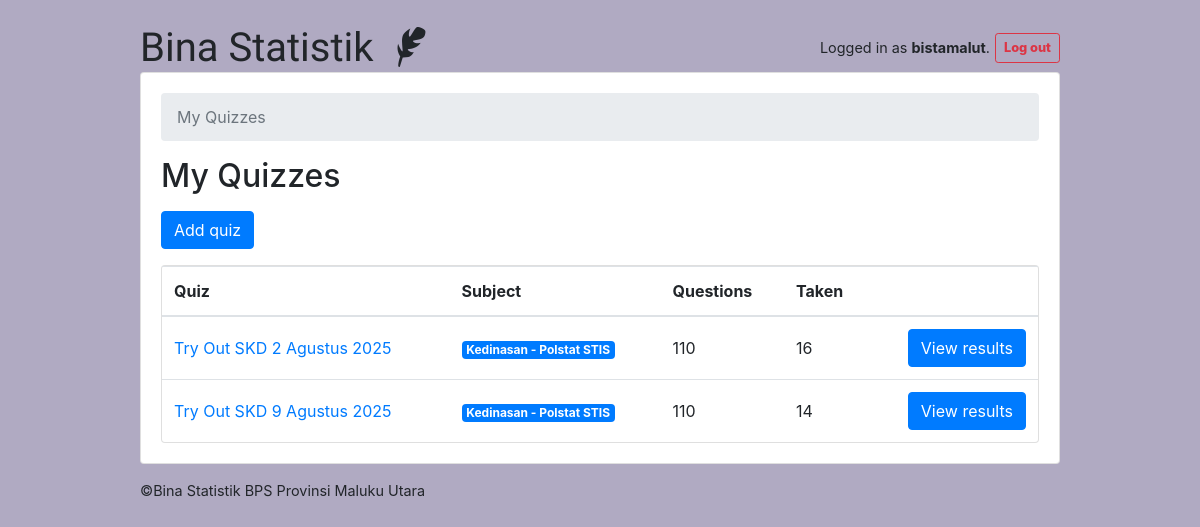
The app's page /teachers/ (signed in) with its own data.
### classroom/models.py (models this page shows, shortened)
class User(AbstractUser):
    is_student = models.BooleanField(default=False)
    is_teacher = models.BooleanField(default=False)

class Quiz(models.Model):
    owner = models.ForeignKey(User, on_delete=models.CASCADE, related_name='quizzes')
    name = models.CharField(max_length=255)
    duration_minutes = models.PositiveIntegerField(default=10)
    subject = models.ForeignKey(Subject, on_delete=models.CASCADE, related_name='quizzes')

class Subject(models.Model):
    name = models.CharField(max_length=30)
    color = models.CharField(max_length=7, default='#007bff')
    def get_html_badge(self):
        name = escape(self.name)
        color = escape(self.color)
        html = '<span class="badge badge-primary" style="background-color: %s">%s</span>' % (color, name)
        return mark_safe(html)

### classroom/views/teachers.py (the view)
# urls.py: path('', students.QuizListView.as_view(), name='quiz_list'),
@method_decorator([login_required, teacher_required], name='dispatch')
class QuizListView(ListView):
    model = Quiz
    ordering = ('name', )
    context_object_name = 'quizzes'
    template_name = 'classroom/teachers/quiz_change_list.html'
    def get_queryset(self):
        queryset = self.request.user.quizzes \
            .select_related('subject') \
            .annotate(questions_count=Count('questions', distinct=True)) \
            .annotate(taken_count=Count('taken_quizzes', distinct=True))
        return queryset

### classroom/templates/classroom/teachers/quiz_change_list.html
{% extends 'base.html' %}
{% block content %}
  <nav aria-label="breadcrumb">
    <ol class="breadcrumb">
      <li class="breadcrumb-item active" aria-current="page">My Quizzes</li>
    </ol>
  </nav>
  <h2 class="mb-3">My Quizzes</h2>
  <a href="{% url 'teachers:quiz_add' %}" class="btn btn-primary mb-3" role="button">Add quiz</a>
  <div class="card">
    <table class="table mb-0">
      <thead>
        <tr>
          <th>Quiz</th>
          <th>Subject</th>
          <th>Questions</th>
          <th>Taken</th>
          <th></th>
        </tr>
      </thead>
      <tbody>
        {% for quiz in quizzes %}
          <tr>
            <td class="align-middle"><a href="{% url 'teachers:quiz_change' quiz.pk %}">{{ quiz.name }}</a></td>
            <td class="align-middle">{{ quiz.subject.get_html_badge }}</td>
            <td class="align-middle">{{ quiz.questions_count }}</td>
            <td class="align-middle">{{ quiz.taken_count }}</td>
            <td class="text-right">
              <a href="{% url 'teachers:quiz_results' quiz.pk %}" class="btn btn-primary">View results</a>
            </td>
          </tr>
        {% empty %}
          <tr>
            <td class="bg-light text-center font-italic" colspan="5">You haven't created any quiz yet.</td>
          </tr>
        {% endfor %}
      </tbody>
    </table>
  </div>
{% endblock %}

### templates/base.html (shortened to what this page needs)
{% load static %}<!doctype html>
<html lang="en">
  <head>
    <link rel="stylesheet" href="https://maxcdn.bootstrapcdn.com/bootstrap/4.0.0/css/bootstrap.min.css">
    <link rel="stylesheet" type="text/css" href="{% static 'vendor/fontello-2f186091/css/fontello.css' %}">
    <link rel="stylesheet" type="text/css" href="{% static 'css/app.css' %}">
    {% if user.is_authenticated and user.is_teacher %}
      <link rel="stylesheet" type="text/css" href="{% static 'css/teachers.css' %}">
    {% else %}
      <link rel="stylesheet" type="text/css" href="{% static 'css/students.css' %}">
    {% endif %}
  </head>
  <body>
    <div class="container my-4">
      <div class="row justify-content-center">
        <div class="col-md-10 col-sm-14">
          <div class="row align-items-center">
            <div class="col-6 d-flex align-items-center">
              <h1 class="logo mb-0">
                <a href="{% url 'home' %}">
                  Bina Statistik
                  {% if user.is_authenticated %}
                    {% if user.is_teacher %}
                      <span class="icon-feather" data-toggle="tooltip" data-placement="right" title="Teacher profile"></span>
                    {% else %}
                      <span class="icon-graduation-cap" data-toggle="tooltip" data-placement="right" title="Student profile"></span>
                    {% endif %}
                  {% endif %}
                </a>
              </h1>
            </div>
            <div class="col-6 d-flex justify-content-end align-items-center">
              {% if user.is_authenticated %}
                <div class="d-flex align-items-center gap-5" style="font-size: 0.9rem;">
                  <span style="margin-right: 5px;">Logged in as <strong>{{ user.username }}</strong>.</span>
                  <form method="POST" action="{% url 'logout' %}">
                    <button type="submit" class="btn btn-outline-danger btn-sm px-2.5 py-1" style="font-size: 0.8rem;font-weight: 800;">
                      Log out
                    </button>
                  </form>
                </div>
              {% else %}
                <a href="{% url 'login' %}" class="btn btn-light me-2" style="margin-right: 5px;">Log in</a>
                <a href="{% url 'signup' %}" class="btn btn-primary">Sign up</a>
              {% endif %}
            </div>
          </div>
          <div class="card mb-3">
            <div class="card-body">
              {% block content %}
              {% endblock %}
            </div>
          </div>
          <footer>
            <a href="https://bista.gumxlarcw.id">©Bina Statistik BPS Provinsi Maluku Utara</a>
          </footer>
        </div>
      </div>
    </div>
  </body>
</html>

### static/css/app.css (style rules this page uses)
.logo { font-family: 'Clicker Script', cursive; }
.logo a { color: #212529; text-decoration: none; }
footer { font-size: .9rem; }
footer a { color: #212529; }

### static/css/teachers.css (style rules this page uses)
body { background-color: #b0aac2; }

### records on screen
User: username "bistamalut"
Quiz: name "Try Out SKD 2 Agustus 2025", subject.get_html_badge "Kedinasan - Polstat STIS", questions_count "110", taken_count "16"
Quiz: name "Try Out SKD 9 Agustus 2025", subject.get_html_badge "Kedinasan - Polstat STIS", questions_count "110", taken_count "14"
